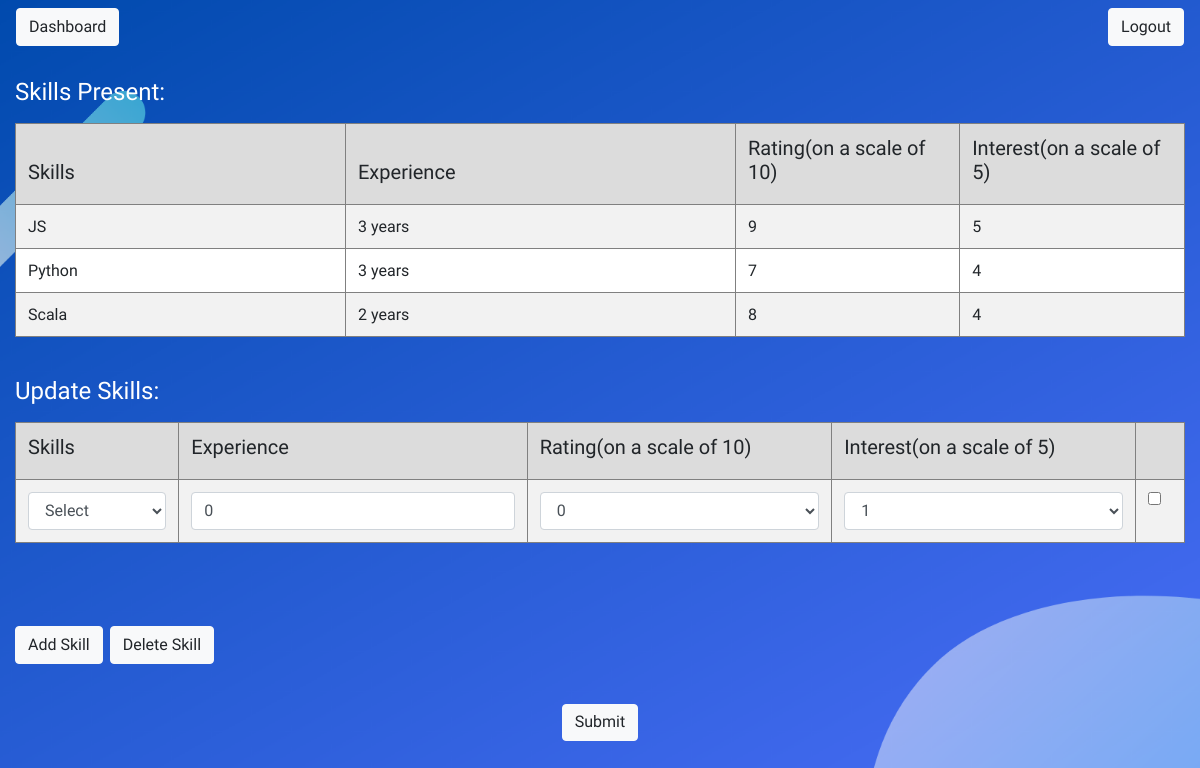
Page /update_skill (signed in) on the committed database.
### app/models.py (models this page shows, shortened)
class Skills(db.Model):
    skill_id = db.Column(db.Integer, primary_key=True, autoincrement=True)
    employee_id = db.Column(db.String(24), db.ForeignKey('users.id'))
    skill = db.Column(db.String(24), index=True)
    skill_exp = db.Column(db.Integer, index=True)
    emp_rating = db.Column(db.Integer, index=True)
    manager_rating = db.Column(db.Integer, index=True)
    skill_interest = db.Column(db.Integer, index=True)
    timestamp = db.Column(db.DateTime, nullable=False, default=datetime.utcnow)
    def __repr__(self):
        return '<skill_id : {}><Employee ID : {}><skill : {}><exp : {}><emp_rating : {}><manager_rating : {} ' \
               '<timestamp : {}>'.format(self.skill_id, self.employee_id, self.skill, self.skill_exp, self.emp_rating,
                                         self.manager_rating, self.timestamp)

### app/routes.py (the view, shortened to what this page needs)
@app.route('/update_skill', methods=['GET', 'POST'])
def update_skill():
    x = db.session.query(db.func.max(Skills.skill_id)).group_by(Skills.skill, Skills.employee_id).filter(
        Skills.employee_id == current_user.id).all()
    sk = LookupTable.query.filter_by(field="skill").all()
    print(x)
    print(sk)
    skills = []
    for i in x:
        skills.append(Skills.query.filter_by(skill_id=i[0]).first())
    print(skills)
    if not current_user.is_authenticated:
        return redirect(url_for('login'))
    return render_template('update_skill.html', title='Update Skill', skills=skills, len=len(skills), s=sk)

### app/models.py (called while the page is built)
@login.user_loader
def load_user(id):
    return Users.query.get(id)

    def __repr__(self):
        return '<value : {}><field : {}>'.format(self.value, self.field)

### app/templates/update_skill.html (shortened to what this page needs)
{% extends "base.html" %}
{% block content %}
    <form action="" method="post" id="form" class="container-fluid">
        <label id="1" for="skillsTable"><h4>Skills Present:</h4></label>
        <table id="skillsTable" class="table table-striped table-bordered table-hover">
            <thead>
                <tr>
                  <th scope="col" style="width: 330px;"><h5>Skills</h5></th>
                  <th scope="col" style="width: 390px;"><h5>Experience</h5></th>
                  <th scope="col"><h5>Rating(on a scale of 10)</h5></th>
                  <th scope="col"><h5>Interest(on a scale of 5)</h5></th>
                </tr>
            </thead>
            <tbody>
            {% for i in range(0,len) %}
                <tr>
                    <td>
                        {{skills[i].skill}}
                    </td>
                    <td>
                        {% if skills[i].skill_exp == 1 %}
                        {{skills[i].skill_exp}} year
                        {% else %}
                        {{skills[i].skill_exp}} years
                        {% endif %}
                    </td>
                    <td>
                        {{skills[i].emp_rating}}
                    </td>
                    <td>
                        {{skills[i].skill_interest}}
                    </td>
                </tr>
            {% endfor %}
            </tbody>
        </table>
        <br>
        <label for="dataTable"><h4>Update Skills:</h4></label>
        <div style="height:180px;overflow:auto;">
            <table id="dataTable" class="table table-striped table-bordered">
            <thead>
                <tr>
                  <th scope="col"><h5>Skills</h5></th>
                  <th scope="col"><h5>Experience</h5></th>
                  <th scope="col"><h5>Rating(on a scale of 10)</h5></th>
                  <th scope="col"><h5>Interest(on a scale of 5)</h5></th>
                    <th scope="col"></th>
                </tr>
            </thead>
            <tbody>
                <tr>
                    <td>
                        <select class='form-control' id="skills" name="skills1">
                            <option value="Select" selected disabled>Select</option>
                        </select>
                    </td>
                    <td>
                        <input type="text" class="form-control" id="experience" name="experience1" value="0" required>
                    </td>
                    <td>
                        <select class="select form-control"  id="rating" name="rating1">
                            <option value="0" selected>0</option>
                        </select>
                    </td>
                    <td>
                        <select class="select form-control"  id="interest" name="interest1">
                            <option value="0" selected>1</option>
                        </select>
                    </td>
                    <td id="col_0_0"><input type="checkbox" name="chk1"></td>
                </tr>
            </tbody>
        </table>
        </div>
        <br>
        <input type="button" class="btn btn-light" value="Add Skill" onclick="addRow('dataTable')" style="margin-right:3px;">
        <input type="button" class="btn btn-light" value="Delete Skill" onclick="deleteRow('dataTable')">
        <br><br>
    </form>
    <button style="margin-left:auto;margin-right:auto;display:block;padding-top: 5px;" type="submit" class="btn btn-light"  data-toggle="modal" data-target="#exampleModal">Submit</button>
    <br>
{% endblock %}

### app/templates/base.html (style rules this page uses)
body { background-size: cover; font-family: 'Cairo', sans-serif; }

### app/templates/update_skill.html (style rules this page uses)
body { background-image: url('static/res/update_skill1.png') ; font-family: 'Cairo', sans-serif; }
#skillsTable { border-radius: 20%; }
thead { background-color: gainsboro; }
tbody { background-color: white; }
table.table-bordered { border:1px solid grey; }
table.table-bordered > thead > tr > th { border:1px solid grey; }
table.table-bordered > tbody > tr > td { border:1px solid grey; }
label { color:white; font-family: 'QuickSand'; }

### rows in the picture
Skills: skill "JS", skill_exp "3", emp_rating "9", skill_interest "5"
Skills: skill "Python", skill_exp "3", emp_rating "7", skill_interest "4"
Skills: skill "Scala", skill_exp "2", emp_rating "8", skill_interest "4"
